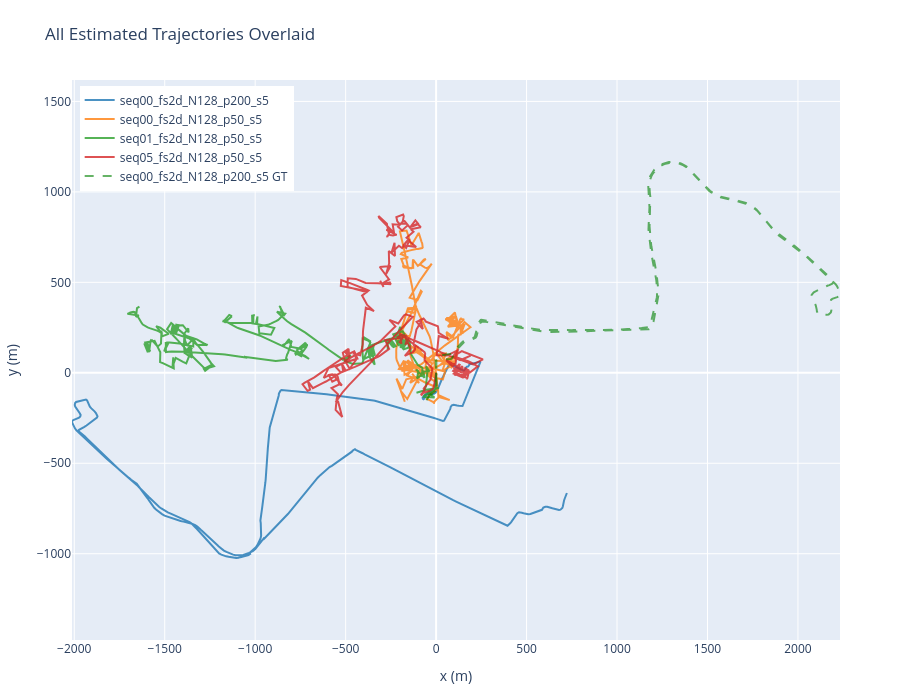

The notebook cell saved with this chart:
### Code cell
if len(sequences) > 1:
    fig = go.Figure()
    
    colors = ['#1f77b4', '#ff7f0e', '#2ca02c', '#d62728', '#9467bd',
              '#8c564b', '#e377c2', '#7f7f7f', '#bcbd22', '#17becf']
    
    for i, seq in enumerate(sequences):
        seq_name = seq['name']
        traj = trajectories[seq_name]
        color = colors[i % len(colors)]
        
        fig.add_trace(go.Scatter(
            x=traj['est_x'],
            y=traj['est_y'],
            mode='lines',
            name=seq_name,
            line=dict(color=color, width=2),
            opacity=0.8,
        ))
    
    # Add ground truth for first sequence as reference
    first_seq = sequences[0]
    first_traj = trajectories[first_seq['name']]
    fig.add_trace(go.Scatter(
        x=first_traj['gt_x'],
        y=first_traj['gt_y'],
        mode='lines',
        name=f'{first_seq["name"]} GT',
        line=dict(color='green', width=2, dash='dash'),
        opacity=0.6,
    ))
    
    fig.update_layout(
        title='All Estimated Trajectories Overlaid',
        height=700,
        width=900,
        xaxis_title='x (m)',
        yaxis_title='y (m)',
        legend=dict(x=0.01, y=0.99),
        margin=dict(l=60, r=60, t=80, b=60),
    )
    
    fig.update_yaxes(scaleanchor='x', scaleratio=1)
    fig.show()
else:
    print('Need at least 2 sequences for overlay plot.')

### Figure 1 — Plotly figure (JSON) as saved in the notebook; plotly's stock layout.template omitted (floating-point values rounded to 4 significant figures; data arrays with more than 128 entries replaced by an {"elided": "..."} marker saying what was removed)
{"data": [{"line": {"color": "#1f77b4", "width": 2}, "mode": "lines", "name": "seq00_fs2d_N128_p200_s5", "opacity": 0.8, "type": "scatter", "x": {"elided": "829 float values"}, "y": {"elided": "829 float values"}}, {"line": {"color": "#ff7f0e", "width": 2}, "mode": "lines", "name": "seq00_fs2d_N128_p50_s5", "opacity": 0.8, "type": "scatter", "x": {"elided": "829 float values"}, "y": {"elided": "829 float values"}}, {"line": {"color": "#2ca02c", "width": 2}, "mode": "lines", "name": "seq01_fs2d_N128_p50_s5", "opacity": 0.8, "type": "scatter", "x": {"elided": "770 float values"}, "y": {"elided": "770 float values"}}, {"line": {"color": "#d62728", "width": 2}, "mode": "lines", "name": "seq05_fs2d_N128_p50_s5", "opacity": 0.8, "type": "scatter", "x": {"elided": "756 float values"}, "y": {"elided": "756 float values"}}, {"line": {"color": "green", "dash": "dash", "width": 2}, "mode": "lines", "name": "seq00_fs2d_N128_p200_s5 GT", "opacity": 0.6, "type": "scatter", "x": {"elided": "829 float values"}, "y": {"elided": "829 float values"}}], "layout": {"height": 700, "legend": {"x": 0.01, "y": 0.99}, "margin": {"b": 60, "l": 60, "r": 60, "t": 80}, "title": {"text": "All Estimated Trajectories Overlaid"}, "width": 900, "xaxis": {"title": {"text": "x (m)"}}, "yaxis": {"scaleanchor": "x", "scaleratio": 1, "title": {"text": "y (m)"}}}}
